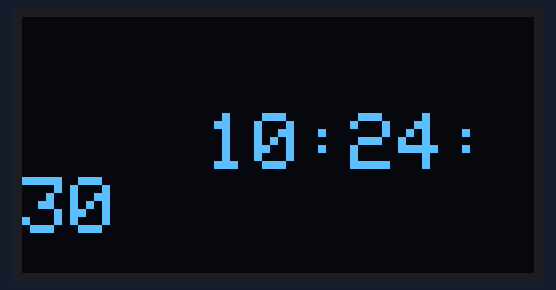
Bench run of a sketch on a simulated Arduino Uno, built with avr-gcc and run on an emulated ATmega328P. Parts: 128×64 one-colour display. The local clock reads 2024-03-15 10:24:30 at power-on unless the sketch sets it.

Above: at 0.1 s.
At 4.3 s:
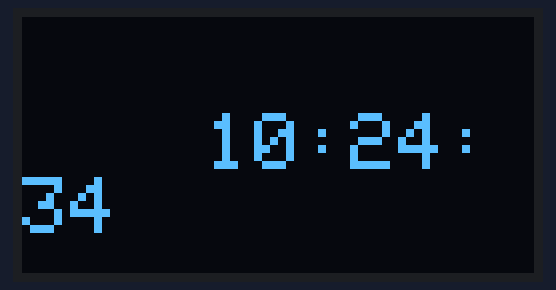
At 9.4 s:
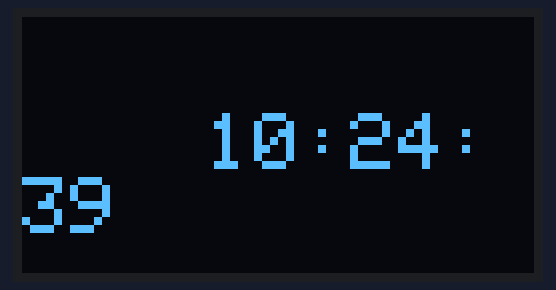
At 18.7 s:
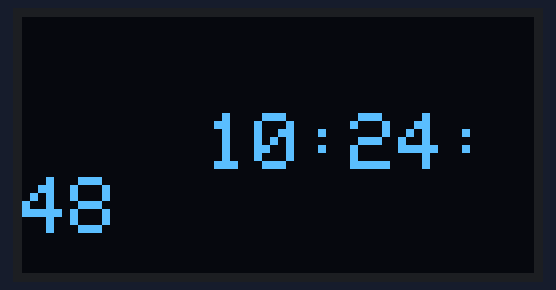
At 27.9 s:
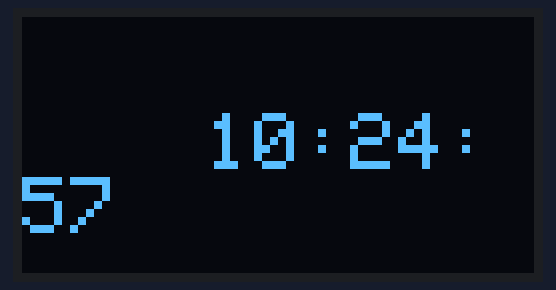
At 38.2 s:
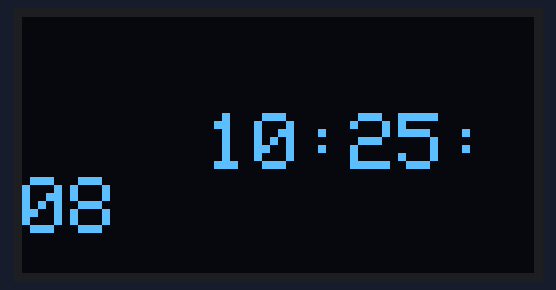

Measured:
- what the display in image 0 shows lasts 1.0 s, from 0.1 s to 1.1 s

The sketch:

displayControll5.ino
```cpp
#include <Wire.h>
#include <Adafruit_GFX.h>
#include <Adafruit_SSD1306.h>
#include <RTClib.h>

// Declaration for SSD1306 display connected using software SPI:
#define OLED_MOSI   9
#define OLED_CLK    10
#define OLED_DC     11
#define OLED_CS     12
#define OLED_RESET  13

#define SCREEN_WIDTH 128
#define SCREEN_HEIGHT 64

// Create an instance of the display
Adafruit_SSD1306 display(SCREEN_WIDTH, SCREEN_HEIGHT, OLED_MOSI, OLED_CLK, OLED_DC, OLED_RESET, OLED_CS);

// Create an instance of the RTC
RTC_DS3231 rtc;

void setup() {
  // Initialize the display with the SPI interface
  if(!display.begin(SSD1306_SWITCHCAPVCC)) {
    Serial.println(F("SSD1306 allocation failed"));
    for(;;); // Loop forever if initialization fails
  }
  display.clearDisplay();
  display.setTextSize(2); // Set text size to 2
  display.setTextColor(SSD1306_WHITE); // Draw white text
  display.display();

  // Initialize the RTC
  if (!rtc.begin()) {
    Serial.println(F("Couldn't find RTC"));
    while (1);
  }

  // Check if the RTC lost power and if so, set the time
  if (rtc.lostPower()) {
    Serial.println(F("RTC lost power, setting the time!"));
    // The following line sets the RTC to the date & time this sketch was compiled
    rtc.adjust(DateTime(F(__DATE__), F(__TIME__)));
    // Uncomment the following line to set the date & time manually
    // rtc.adjust(DateTime(2024, 6, 19, 15, 0, 0));
  }
}

void loop() {
  // Get the current time
  DateTime now = rtc.now();

  // Clear the display buffer
  display.clearDisplay();

  // Format the time as HH:MM:SS
  char timeStr[9];
  snprintf(timeStr, sizeof(timeStr), "%02d:%02d:%02d", now.hour(), now.minute(), now.second());

  // Set cursor to the middle of the screen
  display.setCursor((SCREEN_WIDTH - 6 * 6) / 2, (SCREEN_HEIGHT - 16) / 2);

  // Print the time
  display.print(timeStr);

  // Update the display
  display.display();

  // Delay for a short period before updating the display again
  delay(1000);
}
```
